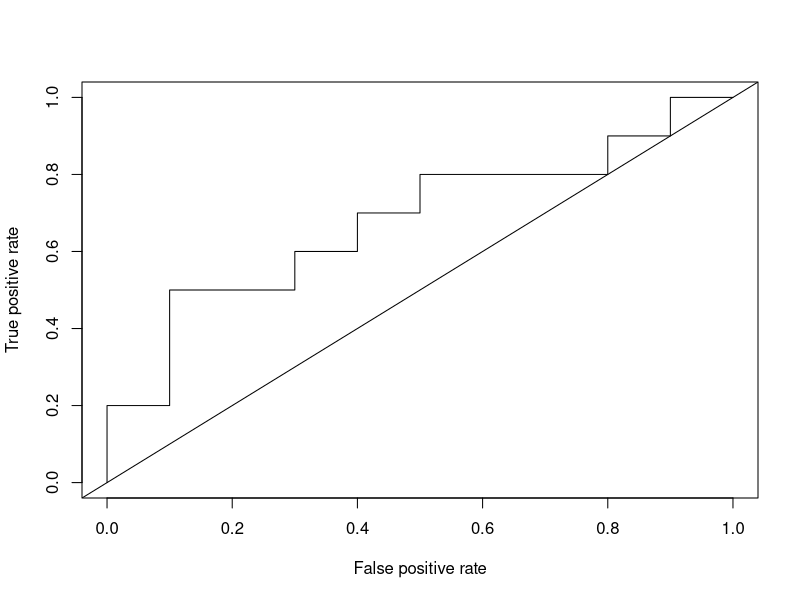
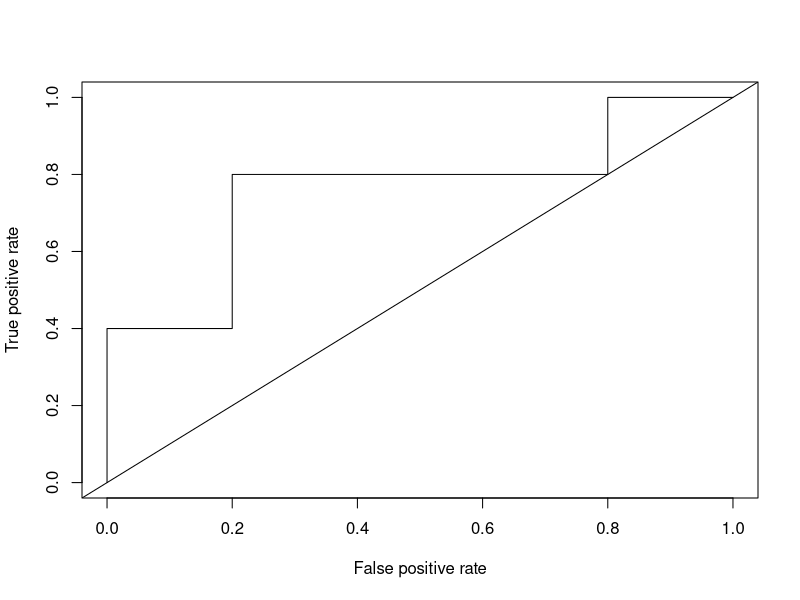
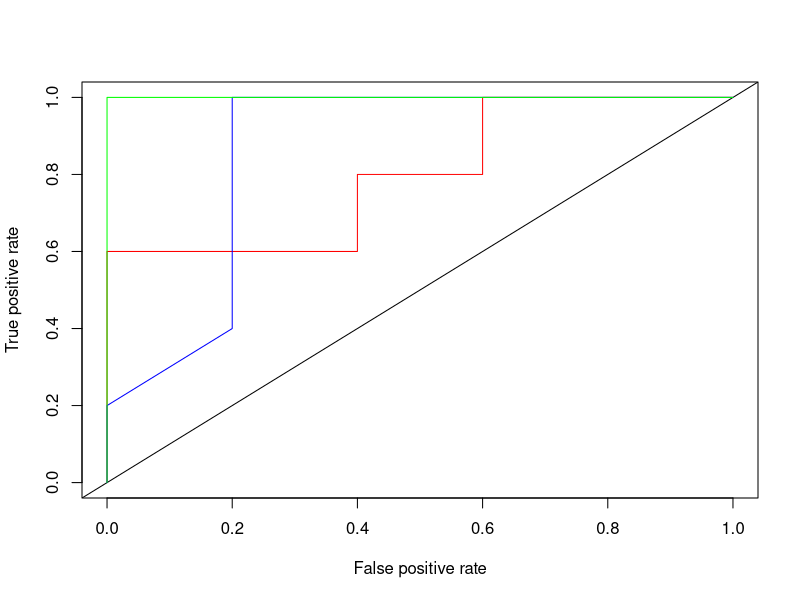

Recreate these plots in R, in order.
setwd("Documents/R")
getwd()
# package install and library call
install.packages("ROCR")
library(ROCR)
# ROC Example in Fawcett(2006)
actual_class<-c("p","p","n","p","p","p","n","n","p","n","p","n","p","n","n","n","p","n","p","n")
prob<-c(0.90,0.80,0.70,0.60,0.55,0.54,0.53,0.52,0.51,0.505,
        0.40,0.39,0.38,0.37,0.36,0.35,0.34,0.33,0.30,0.10)
example_data<-data.frame(actual_class,prob)
example_data
pred<-prediction(example_data$prob, example_data$actual_class)
perf<-performance(pred, measure="tpr",x.measure="fpr")
plot(perf)
abline(a=0,b=1)
# The following displays AUC
auc_obj<-performance(pred, "auc")
auc_obj@y.values

# Exercise
actual_class<-c("p","p","n","p","p","n","n","n","p","n")
prob<-c(0.90,0.80,0.70,0.60,0.55,0.54,0.53,0.51,0.50,0.40)
exercise_data<-data.frame(actual_class,prob)
exercise_data
pred<-prediction(exercise_data$prob, exercise_data$actual_class)
perf<-performance(pred, measure="tpr",x.measure="fpr")
plot(perf)
abline(a=0,b=1)
auc_obj<-performance(pred, "auc")
auc_obj@y.values


#Build the ROC Curves based on the models
actual<-c("p","p","n","p","n","p","n","n","p","n")
prob1<-c(0.52, 0.95, 0.55, 0.70,0.45,0.40,0.55,0.30,0.65,0.35)
prob2<-c(0.75,0.80,0.30,0.40,0.20,0.55,0.75,0.35,0.40,0.25)
hwdata<-data.frame(actual,prob1, prob2)
hwdata
pred1<-prediction(hwdata$prob1, hwdata$actual)
pred2<-prediction(hwdata$prob2, hwdata$actual)
perf1<-performance(pred1, measure="tpr",x.measure="fpr")
perf2<-performance(pred2, measure="tpr",x.measure="fpr")
plot(perf1,col="red")
abline(a=0,b=1)
plot(perf2,add=TRUE, col="blue")
auc_obj1<-performance(pred1, "auc")
auc_obj1@y.values
auc_obj2<-performance(pred2, "auc")
auc_obj2@y.values

#Almost perfect model
hwdata$actual<-c("p","p","p","p","p","n","n","n","n","n")
hwdata$prob3<-c(0.99,0.98,0.97,0.96,0.95,0.05,0.04,0.03,0.02,0.01)
pred3<-prediction(hwdata$prob3, hwdata$actual)
perf3<-performance(pred3, measure="tpr",x.measure="fpr")
plot(perf3,add=TRUE, col="GREEN")
auc_obj3<-performance(pred3, "auc")




auc_obj3@y.values
